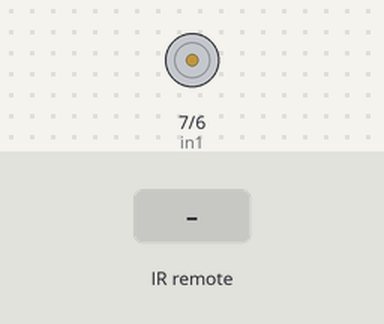
A sketch run on a simulated Arduino Uno, built with avr-gcc and run on an emulated ATmega328P. Parts: motor-driver pin pairs drawn as motors (green arrow = first pin HIGH = forward, orange = second pin HIGH = backward, longer = more drive, scaled by the enable pin). Inputs (shaded band) come from the test bench.

Above: at 1.2 s.
1.3 s: infrared code 0xFF807F received
At 2.0 s:
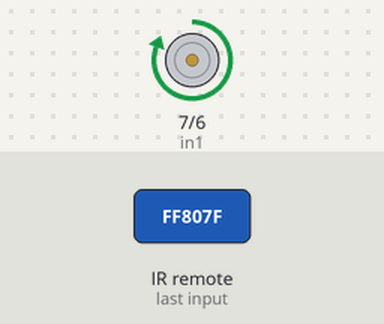
2.8 s: infrared code 0xFFA05F received
At 3.2 s:
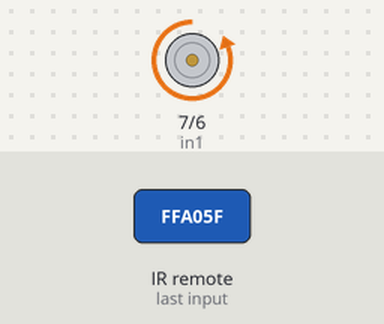
Timing chart, 0 to 5.8 s (numbered marks = the images above; inputs shaded):
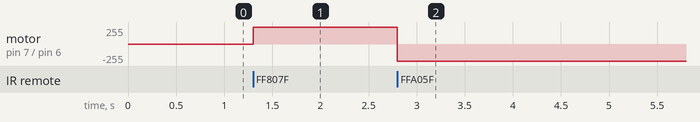

The sketch:

Motor_Control_with_IR_Remote.ino
```cpp
#include <IRremote.h>

#define on_key 0xFF807F
#define off_key 0xFFA05F

int receiver_pin = 8;
int in1 = 7;
int in2 = 6;
int enA = 10;

IRrecv receiver(receiver_pin);
decode_results output;

void setup() {
  // put your setup code here, to run once:
  Serial.begin(9600);
  receiver.enableIRIn();
  pinMode(in1, OUTPUT);
  pinMode(in2, OUTPUT);
  pinMode(enA, OUTPUT);
}

void loop() {
  // put your main code here, to run repeatedly:
  if (receiver.decode(&output)){
      unsigned int value = output.value;
        switch(value){
          case on_key: //Keypad button "ON"
          digitalWrite(in1, HIGH);
          digitalWrite(in2, LOW);
          analogWrite(enA, 255);
          }

        switch(value){
          case off_key: //Keypad button "OFF"
          digitalWrite(in1, LOW);
          digitalWrite(in2, HIGH);
          analogWrite(enA, 255);
          }

        receiver.resume();
  }
}
```

Measured:
- after the input at 1.3 s, motor on pin 7 (in1) / pin 6 (in2): stopped → forward 255/255 at once
- after the input at 2.8 s, motor on pin 7 (in1) / pin 6 (in2): forward 255/255 → backward 255/255 at once
